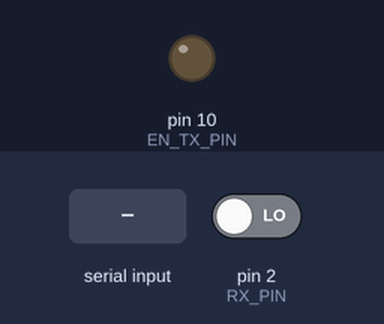
This sketch was run on a simulated Arduino Uno, built with avr-gcc and run on an emulated ATmega328P. Shown: output pins drawn as LEDs (lit = HIGH). Inputs (shaded band) come from the test bench; at power-on: pin 2 (RX_PIN) LOW. Pins used as bus, display or sensor lines are not drawn; what the sketch prints to the serial monitor is not drawn.

Above: at 1.2 s.
1.3 s: "1\n" received over Serial
Timing chart, 0 to 4.3 s (numbered marks = the images above; inputs shaded):
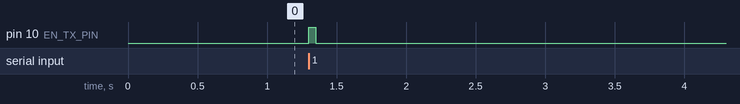

The sketch:

custom_protocol_transceiver.ino
```cpp
// Custom 433 MHz Protocol - Bidirectional Transceiver
// Based on RadioHead RH_ASK principles but simplified for Arduino UNO
// RX: pin 2, TX: pin 3, EN_TX: pin 10
// Type messages in Serial Monitor to transmit, received messages appear automatically

#include <Arduino.h>

#define RX_PIN 2
#define TX_PIN 3
#define EN_TX_PIN 10
#define SPEED 2000  // bits per second

// 4-to-6 bit encoding table
const uint8_t symbols[16] = {
    0x0d, 0x0e, 0x13, 0x15, 0x16, 0x19, 0x1a, 0x1c,
    0x23, 0x25, 0x26, 0x29, 0x2a, 0x2c, 0x32, 0x34
};

#define START_SYMBOL 0xb38
#define PREAMBLE_LEN 8
#define MAX_MESSAGE_LEN 60
#define MAX_PAYLOAD_LEN 67
#define RX_RAMP_LEN 160
#define RAMP_INC 20
#define RAMP_TRANSITION 80
#define RAMP_ADJUST 9
#define RAMP_INC_RETARD (RAMP_INC - RAMP_ADJUST)
#define RAMP_INC_ADVANCE (RAMP_INC + RAMP_ADJUST)

// TX variables
volatile uint8_t txBuf[256];
volatile uint16_t txBufLen = 0;
volatile uint16_t txIndex = 0;
volatile uint8_t txBit = 0;
volatile uint8_t txSample = 0;
volatile bool transmitting = false;

// RX variables
volatile uint8_t rxIntegrator = 0;
volatile bool rxLastSample = false;
volatile uint8_t rxPllRamp = 0;
volatile uint16_t rxBits = 0;
volatile bool rxActive = false;
volatile uint8_t rxBitCount = 0;
volatile uint8_t rxBuf[MAX_PAYLOAD_LEN];
volatile uint8_t rxBufLen = 0;
volatile uint8_t rxCount = 0;
volatile bool rxBufFull = false;

// Serial input buffer
String inputBuffer = "";

void setup() {
    Serial.begin(115200);
    pinMode(RX_PIN, INPUT);
    pinMode(TX_PIN, OUTPUT);
    pinMode(EN_TX_PIN, OUTPUT);
    digitalWrite(TX_PIN, LOW);
    digitalWrite(EN_TX_PIN, LOW);

    setupTimer();

    Serial.println("=================================");
    Serial.println("Custom 433MHz Transceiver Ready");
    Serial.println("=================================");
    Serial.println("Type message and press Enter to send");
    Serial.println("Received messages will appear below");
    Serial.println("=================================");
}

void setupTimer() {
    // Timer1 setup for 8 samples per bit at 2000 bps = 16000 Hz
    noInterrupts();
    TCCR1A = 0;
    TCCR1B = 0;
    TCNT1 = 0;

    OCR1A = 999;  // (16MHz / 16000Hz) - 1
    TCCR1B |= (1 << WGM12);  // CTC mode
    TCCR1B |= (1 << CS10);   // Prescaler = 1
    TIMSK1 |= (1 << OCIE1A); // Enable timer compare interrupt
    interrupts();
}

// CRC-CCITT calculation (for future use)
uint16_t crc_ccitt_update(uint16_t crc, uint8_t data) {
    data ^= crc & 0xff;
    data ^= data << 4;
    return ((((uint16_t)data << 8) | ((crc >> 8) & 0xff)) ^
            (uint8_t)(data >> 4) ^ ((uint16_t)data << 3));
}

// Encode a byte as two 6-bit symbols
void encodeByte(uint8_t b) {
    txBuf[txBufLen++] = symbols[b >> 4];
    txBuf[txBufLen++] = symbols[b & 0x0f];
}

// Convert 6-bit symbol to 4-bit nybble
uint8_t symbol_6to4(uint8_t symbol) {
    for (uint8_t i = (symbol >> 2) & 8, count = 8; count--; i++) {
        if (symbol == symbols[i]) return i;
    }
    return 0;
}

bool send(const uint8_t* message, uint8_t len) {
    if (transmitting || len > MAX_MESSAGE_LEN) {
        return false;
    }

    // Build encoded buffer
    txBufLen = 0;

    // Preamble
    for (uint8_t i = 0; i < PREAMBLE_LEN - 2; i++) {
        txBuf[txBufLen++] = 0x2a;
    }

    // Start symbol
    txBuf[txBufLen++] = 0x38;
    txBuf[txBufLen++] = 0x2c;

    // Total length: count + message + FCS
    uint8_t totalLen = len + 3;

    // Encode length
    encodeByte(totalLen);

    // Calculate CRC
    uint16_t crc = 0xffff;
    crc = crc_ccitt_update(crc, totalLen);

    // Encode message
    for (uint8_t i = 0; i < len; i++) {
        encodeByte(message[i]);
        crc = crc_ccitt_update(crc, message[i]);
    }

    // Encode CRC
    encodeByte(crc & 0xff);
    encodeByte(crc >> 8);

    // Start transmission
    noInterrupts();
    txIndex = 0;
    txBit = 0;
    txSample = 0;
    transmitting = true;
    digitalWrite(EN_TX_PIN, HIGH);
    interrupts();

    return true;
}

// Timer interrupt - handles both TX and RX
ISR(TIMER1_COMPA_vect) {
    // TX handling
    if (transmitting) {
        if (txSample++ == 0) {
            if (txIndex >= txBufLen) {
                digitalWrite(TX_PIN, LOW);
                digitalWrite(EN_TX_PIN, LOW);
                transmitting = false;
            } else {
                digitalWrite(TX_PIN, (txBuf[txIndex] & (1 << txBit)) ? HIGH : LOW);
                txBit++;
                if (txBit >= 6) {
                    txBit = 0;
                    txIndex++;
                }
            }
        }
        if (txSample >= 8) {
            txSample = 0;
        }
    }

    // RX handling (always active when not transmitting)
    if (!transmitting) {
        bool rxSample = digitalRead(RX_PIN);

        if (rxSample) rxIntegrator++;

        if (rxSample != rxLastSample) {
            rxPllRamp += (rxPllRamp < RAMP_TRANSITION) ? RAMP_INC_RETARD : RAMP_INC_ADVANCE;
            rxLastSample = rxSample;
        } else {
            rxPllRamp += RAMP_INC;
        }

        if (rxPllRamp >= RX_RAMP_LEN) {
            rxBits >>= 1;
            if (rxIntegrator >= 5) {
                rxBits |= 0x800;
            }

            rxPllRamp -= RX_RAMP_LEN;
            rxIntegrator = 0;

            if (rxActive) {
                if (++rxBitCount >= 12) {
                    uint8_t thisByte = (symbol_6to4(rxBits & 0x3f) << 4) |
                                       symbol_6to4(rxBits >> 6);

                    if (rxBufLen == 0) {
                        rxCount = thisByte;
                        if (rxCount < 3 || rxCount > MAX_PAYLOAD_LEN) {
                            rxActive = false;
                            return;
                        }
                    }

                    rxBuf[rxBufLen++] = thisByte;

                    if (rxBufLen >= rxCount) {
                        rxActive = false;
                        rxBufFull = true;
                    }
                    rxBitCount = 0;
                }
            } else if (rxBits == START_SYMBOL) {
                rxActive = true;
                rxBitCount = 0;
                rxBufLen = 0;
            }
        }
    }
}

void loop() {
    // Handle Serial input for transmission
    while (Serial.available()) {
        char c = Serial.read();
        if (c == '\n' || c == '\r') {
            if (inputBuffer.length() > 0) {
                // Send the message
                uint8_t message[MAX_MESSAGE_LEN];
                uint8_t len = min(inputBuffer.length(), (unsigned int)MAX_MESSAGE_LEN);

                for (uint8_t i = 0; i < len; i++) {
                    message[i] = inputBuffer[i];
                }

                if (send(message, len)) {
                    Serial.print("TX: ");
                    Serial.println(inputBuffer);
                } else {
                    Serial.println("ERROR: Could not send (busy or too long)");
                }

                inputBuffer = "";
            }
        } else {
            inputBuffer += c;
        }
    }

    // Handle received messages
    if (rxBufFull) {
        noInterrupts();
        uint8_t len = rxBufLen;
        uint8_t buf[MAX_PAYLOAD_LEN];
        for (uint8_t i = 0; i < len; i++) {
            buf[i] = rxBuf[i];
        }
        rxBufFull = false;
        interrupts();

        // Skip CRC check for now - just display the message
        // Format: [length][payload...][crc_low][crc_high]
        Serial.print("RX: ");

        // Skip length byte (buf[0]), print payload (excluding 2-byte CRC at end)
        for (uint8_t i = 1; i < len - 2; i++) {
            if (buf[i] >= 32 && buf[i] < 127) {
                Serial.print((char)buf[i]);
            } else {
                Serial.print("[0x");
                if (buf[i] < 16) Serial.print("0");
                Serial.print(buf[i], HEX);
                Serial.print("]");
            }
        }
        Serial.println();
    }
}
```

Measured:
- after the input at 1.3 s, pin 10 (EN_TX_PIN): LOW → HIGH at once, → LOW 0.05 s later
